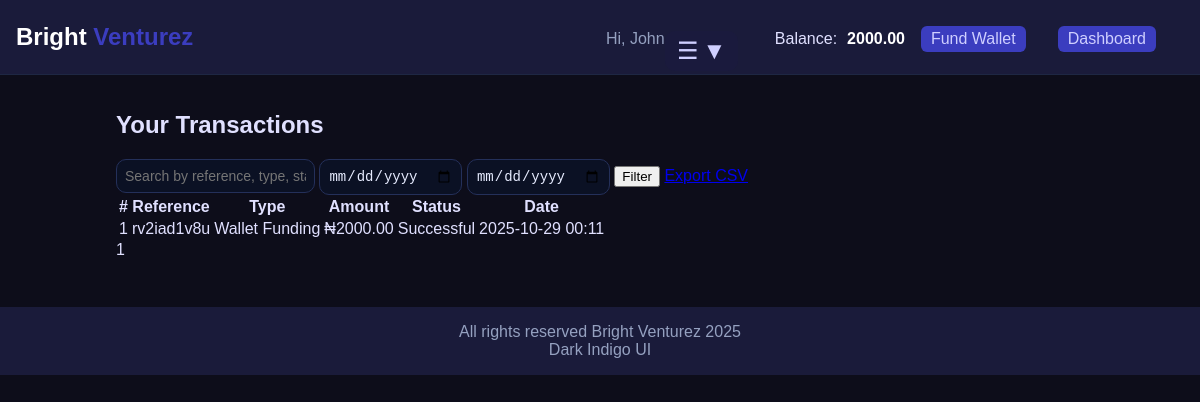
/transactions/ (signed in), run on the app's committed database.
### core/models.py (models this page shows, shortened)
class Wallet(models.Model):
    user = models.OneToOneField(User, on_delete=models.CASCADE)
    balance = models.DecimalField(max_digits=12, decimal_places=2, default=0.00)
    class Meta:
        verbose_name = "Wallet"
        verbose_name_plural = "Wallets"

class Transaction(models.Model):
    user = models.ForeignKey(User, on_delete=models.CASCADE)
    transaction_type = models.CharField(max_length=50, choices=TRANSACTION_TYPE)
    amount = models.DecimalField(max_digits=12, decimal_places=2)
    status = models.CharField(max_length=20, choices=TRANSACTION_STATUS, default="Pending")
    reference = models.CharField(max_length=100, unique=True)
    created_at = models.DateTimeField(default=timezone.now)
    class Meta:
        verbose_name = "Transaction"
        verbose_name_plural = "Transactions"

### core/views.py (the view, shortened to what this page needs)
# urls.py: path("transactions/", views.user_transactions, name="user_transactions"),
@login_required
def user_transactions(request):
    wallet, _ = Wallet.objects.get_or_create(user=request.user)
    transactions = Transaction.objects.filter(user=request.user).order_by("-created_at")
    query = request.GET.get("q", "")
    if query:
        transactions = transactions.filter(
            Q(reference__icontains=query) |
            Q(transaction_type__icontains=query) |
            Q(status__icontains=query)
        )
    start_date = request.GET.get("start_date")
    end_date = request.GET.get("end_date")
    if start_date:
        sd = parse_date(start_date)
        if sd:
            transactions = transactions.filter(created_at__date__gte=sd)
    if end_date:
        ed = parse_date(end_date)
        if ed:
            transactions = transactions.filter(created_at__date__lte=ed)
    paginator = Paginator(transactions, 20)  # 20 per page
    page_number = request.GET.get("page")
    page_obj = paginator.get_page(page_number)
    return render(request, "core/user_transactions.html", {
        "wallet": wallet,
        "transactions": page_obj,
        "query": query,
        "start_date": start_date,
        "end_date": end_date,
    })

### core/context_processors.py (called while the page is built)
def global_context(request):
    wallet_balance = 0
    if request.user.is_authenticated:
        try:
            wallet_balance = Wallet.objects.get(user=request.user).balance
        except Wallet.DoesNotExist:
            wallet_balance = 0
    reviews = [
        {"name": "Blessing", "text": "Cheapest data ever!"},
        {"name": "Chidi", "text": "Fast VTU top-up in seconds."},
        {"name": "Kemi", "text": "I sold my data, cash came instantly."},
        {"name": "Uche", "text": "Bright Venturez is  ^=^t  ^=^t  ^=^t "},
    ]
    return {
        "wallet_balance": wallet_balance,
        "reviews": reviews,
    }

### core/templates/core/user_transactions.html (shortened to what this page needs)
{% extends "core/base.html" %}
{% block content %}
<div class="container mx-auto px-4 py-8">
    <h2 class="text-2xl font-bold mb-4 text-gray-800">Your Transactions</h2>
    <form method="get" class="mb-4 flex flex-wrap gap-2 items-center">
        <input type="text" name="q" value="{{ query|default:'' }}"
               placeholder="Search by reference, type, status..."
               class="px-4 py-2 border rounded focus:outline-none focus:ring focus:border-blue-300">
        <input type="date" name="start_date" value="{{ start_date|default:'' }}"
               class="px-4 py-2 border rounded focus:outline-none focus:ring focus:border-blue-300">
        <input type="date" name="end_date" value="{{ end_date|default:'' }}"
               class="px-4 py-2 border rounded focus:outline-none focus:ring focus:border-blue-300">
        <button type="submit" class="px-4 py-2 bg-blue-600 text-white rounded hover:bg-blue-700">Filter</button>
        {% if transactions %}
        <a href="?{% if query %}q={{ query }}&{% endif %}{% if start_date %}start_date={{ start_date }}&{% endif %}{% if end_date %}end_date={{ end_date }}&{% endif %}export=csv"
           class="px-4 py-2 bg-green-600 text-white rounded hover:bg-green-700">Export CSV</a>
        {% endif %}
    </form>
    {% if transactions %}
    <div class="overflow-x-auto">
        <table class="min-w-full bg-white border border-gray-200 shadow-sm rounded-lg">
            <thead class="bg-gray-100">
                <tr>
                    <th class="px-4 py-2 text-left text-sm font-medium text-gray-700">#</th>
                    <th class="px-4 py-2 text-left text-sm font-medium text-gray-700">Reference</th>
                    <th class="px-4 py-2 text-left text-sm font-medium text-gray-700">Type</th>
                    <th class="px-4 py-2 text-left text-sm font-medium text-gray-700">Amount</th>
                    <th class="px-4 py-2 text-left text-sm font-medium text-gray-700">Status</th>
                    <th class="px-4 py-2 text-left text-sm font-medium text-gray-700">Date</th>
                </tr>
            </thead>
            <tbody class="divide-y divide-gray-200">
                {% for tx in transactions %}
                <tr class="hover:bg-gray-50">
                    <td class="px-4 py-2 text-sm text-gray-700">{{ forloop.counter }}</td>
                    <td class="px-4 py-2 text-sm text-gray-700">{{ tx.reference }}</td>
                    <td class="px-4 py-2 text-sm text-gray-700">{{ tx.transaction_type }}</td>
                    <td class="px-4 py-2 text-sm text-gray-700">₦{{ tx.amount }}</td>
                    <td class="px-4 py-2 text-sm">
                        {% if tx.status == "Successful" %}
                            <span class="px-2 py-1 rounded-full bg-green-100 text-green-800 font-semibold">{{ tx.status }}</span>
                        {% elif tx.status == "Pending" %}
                            <span class="px-2 py-1 rounded-full bg-yellow-100 text-yellow-800 font-semibold">{{ tx.status }}</span>
                        {% else %}
                            <span class="px-2 py-1 rounded-full bg-red-100 text-red-800 font-semibold">{{ tx.status }}</span>
                        {% endif %}
                    </td>
                    <td class="px-4 py-2 text-sm text-gray-500">{{ tx.created_at|date:"Y-m-d H:i" }}</td>
                </tr>
                {% endfor %}
            </tbody>
        </table>
    </div>
    <div class="mt-4 flex justify-center space-x-2">
        {% for num in transactions.paginator.page_range %}
            {% if transactions.number == num %}
                <span class="px-3 py-1 bg-blue-600 text-white rounded">{{ num }}</span>
            {% elif num >= transactions.number|add:"-2" and num <= transactions.number|add:"2" %}
                <a href="?{% if query %}q={{ query }}&{% endif %}{% if start_date %}start_date={{ start_date }}&{% endif %}{% if end_date %}end_date={{ end_date }}&{% endif %}page={{ num }}"
                   class="px-3 py-1 bg-gray-200 rounded hover:bg-gray-300">{{ num }}</a>
            {% endif %}
        {% endfor %}
    </div>
    {% else %}
        <p class="text-gray-600">No transactions found.</p>
    {% endif %}
</div>
{% endblock %}

### core/templates/core/base.html (shortened to what this page needs)
{% load static %}
<!doctype html>
<html>
<head>
  <link rel="stylesheet" href="{% static 'css/style.css' %}">
</head>
<body class="dark">
<header class="topbar">
  <div class="brand">Bright <span class="accent">Venturez</span></div>
  <nav class="nav">
    {% if request.user.is_authenticated %}
      <span class="muted desktop-only">Hi, {{ request.user.first_name|default:request.user.username }}</span>
      <div class="settings-menu">
        <div class="menu-icon" onclick="toggleMenu()">
          ☰ <span class="chevron">▼</span>
        </div>
      </div>
      <div class="wallet-info desktop-only">
        Balance: <span id="wallet-balance" style="font-weight:bold; color:#fff;">{{ wallet_balance }}</span>
        <a class="fund-btn" href="{% url 'core:fund_wallet' %}">Fund Wallet</a>
        <a class="fund-btn" href="{% url 'core:dashboard' %}">Dashboard</a>
      </div>
    {% else %}
      <a class="btn ghost" href="{% url 'core:login' %}">Login</a>
      <a class="btn primary" href="{% url 'core:register' %}">Create Account</a>
    {% endif %}
  </nav>
</header>
<main class="wrap">
  {% block content %}{% endblock %}
</main>
<footer class="footer">
  <div class="muted">All rights reserved Bright Venturez 2025</div>
  <div class="muted">Dark Indigo UI</div>
</footer>
</body>
</html>

### static/css/style.css (style rules this page uses)
:root { --bg: #0b0f1a; --panel: #111727; --panel2: #0f1422; --muted: #95a1c0; --text: #e7ecff; --indigo: #6366f1; --accent: #9aa1ff; }
* { box-sizing: border-box; }
body.dark { margin: 0; background: var(--bg); color: var(--text); font-family: Inter, system-ui, "Segoe UI", Roboto, sans-serif; }
.wrap { max-width: 1000px; margin: 0 auto; padding: 16px; }
.topbar { position: sticky; top: 0; background: rgba(11, 15, 26, 0.85); backdrop-filter: blur(8px); border-bottom: 1px solid #1e2743; padding: 12px 16px; z-index: 10; }
.brand { font-weight: 800; }
.accent { color: var(--accent); }
.nav a { color: var(--text); text-decoration: none; margin: 0 6px; }
input, select, textarea { background: #0b1124; border: 1px solid #24305a; color: var(--text); border-radius: 10px; padding: 8px; font-size: 14px; }
.muted { color: var(--muted); }
.settings-menu { position: absolute; top: 15px; right: 20px; z-index: 100; }
.menu-icon { font-size: 26px; color: #fff; cursor: pointer; padding: 6px 12px; border-radius: 10px; background: #1a1a3d; transition: background 0.3s ease; }

### core/templates/core/base.html (style rules this page uses)
body.dark { background: #0d0d1a; color: #e0e0ff; font-family: sans-serif; }
.topbar { padding: 1rem; background: #1a1b3a; display: flex; justify-content: space-between; align-items: center; }
.brand { font-weight: bold; font-size: 1.5rem; color: #fff; }
.brand .accent { color: #3b3dbf; }
.nav a { margin-right: 1rem; color: #cfcfff; text-decoration: none; font-weight: 500; }
.wallet-info { display: inline-flex; align-items: center; gap: 10px; padding: 6px 12px; border-radius:6px; }
.fund-btn { padding: 4px 10px; border-radius: 6px; font-weight: 600; background: #3b3dbf; color:#fff; text-decoration:none; }
footer.footer { padding: 1rem; text-align: center; background: #1a1b3a; margin-top: 2rem; }
.settings-menu { position: relative; display: inline-block; margin-left: 1rem; }
.menu-icon { cursor: pointer; font-size: 1.5rem; color: #cfcfff; user-select: none; display:flex; align-items:center; gap:4px; }
.chevron { display:inline-block; transition: transform 0.3s ease; }
@media (min-width: 769px) { .desktop-only { display: inline-flex; align-items: center; gap:10px; } }

### data on the page
Wallet: balance "2000.00"
Transaction: reference "rv2iad1v8u", transaction_type "Wallet Funding", amount "2000.00", status "Successful", created_at "2025-10-29 00:11"

### other printed values
{{ request.user.first_name|default:request.user.username }} "John"
{{ num }} "1"
